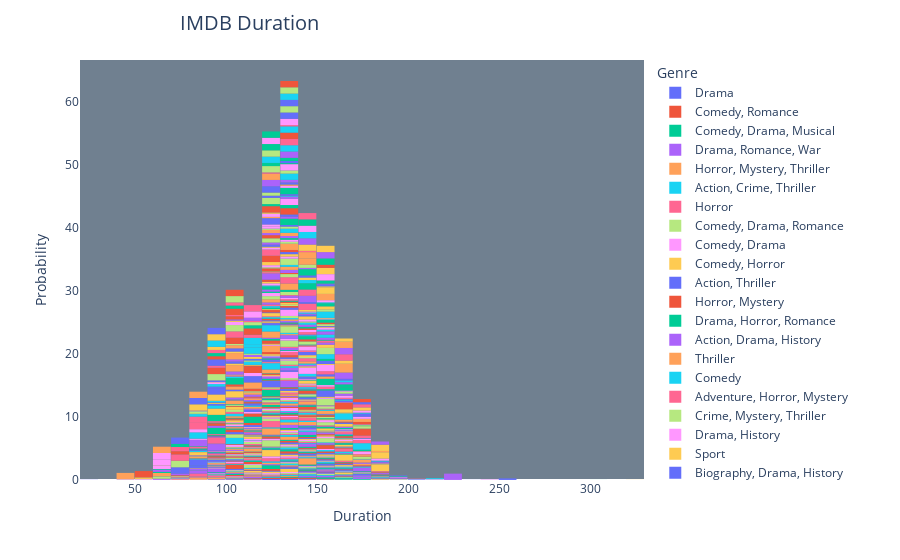

The notebook cell saved with this chart:
### Markdown cell above
**Duration**

### Code cell
fig2 = px.histogram(df, x='Duration m', color='Genre', nbins=60, histnorm='probability')
fig2.update_layout(
    title='IMDB Duration', title_x=0.2, title_font=dict(size=20),
    xaxis_title='Duration', yaxis_title='Probability',
    xaxis=dict(showgrid=False), yaxis=dict(showgrid=False),
    bargap=0.02,
    plot_bgcolor='slategrey'
)
